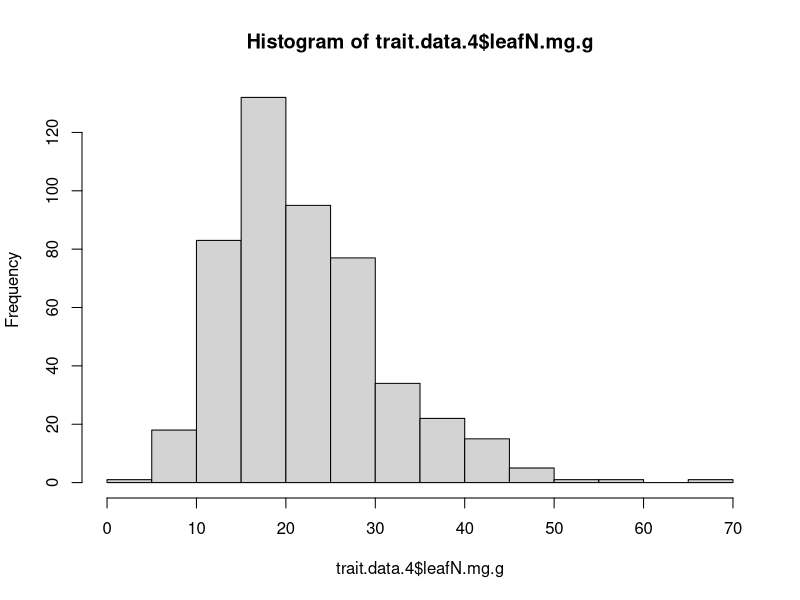
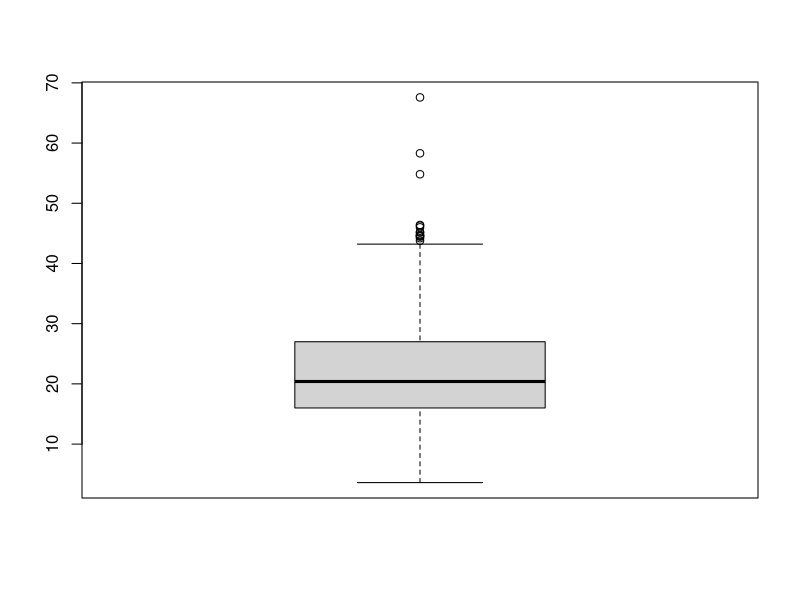
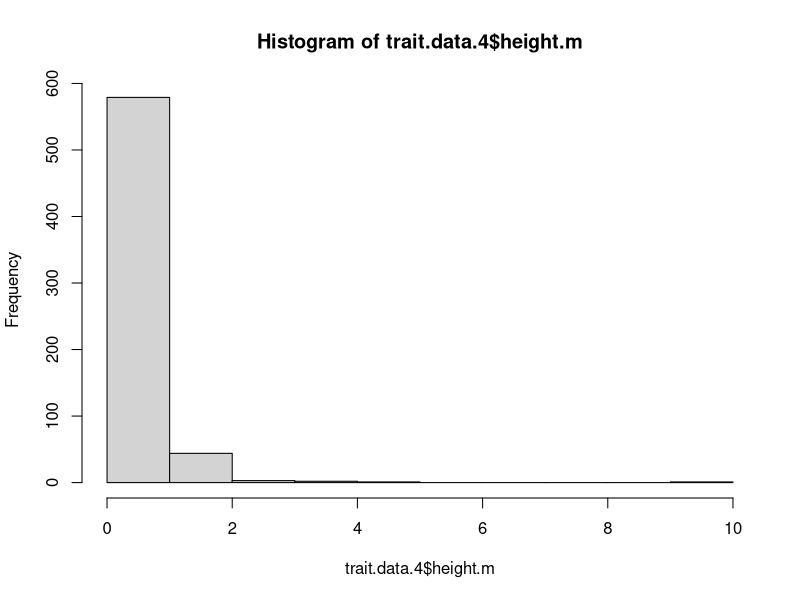
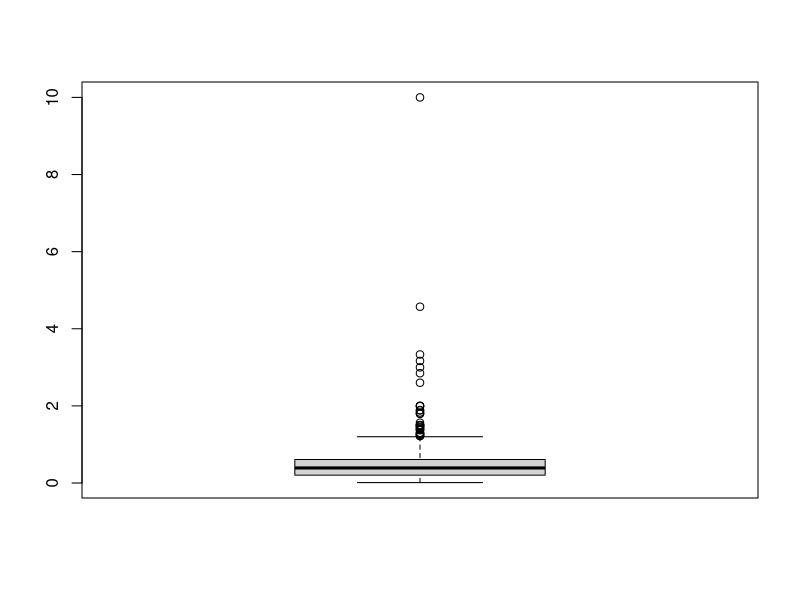
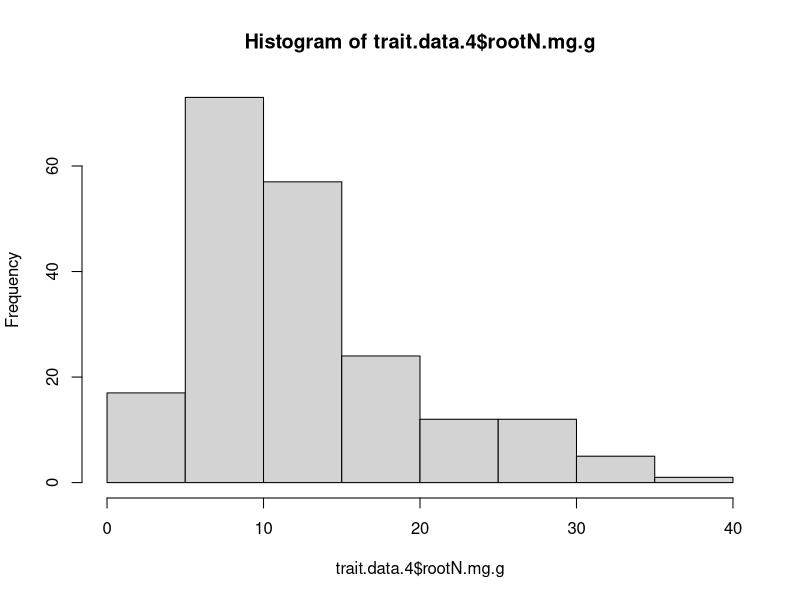
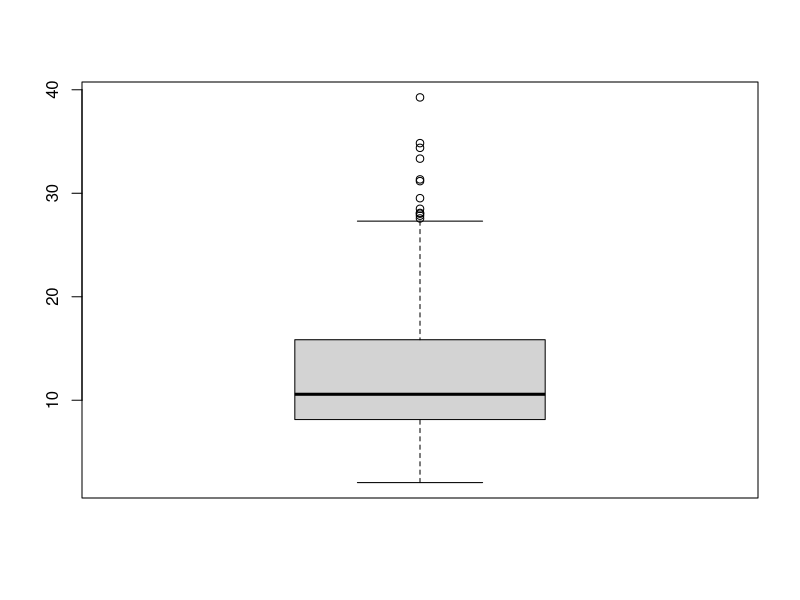
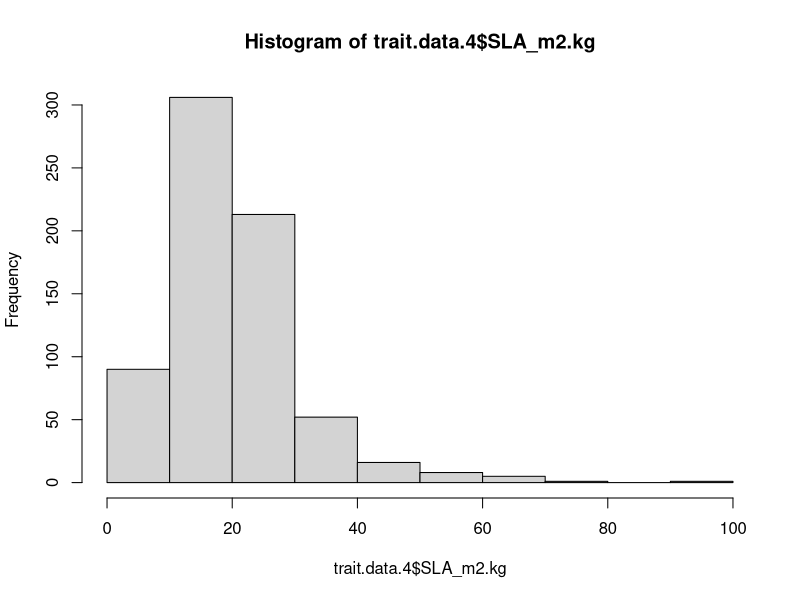
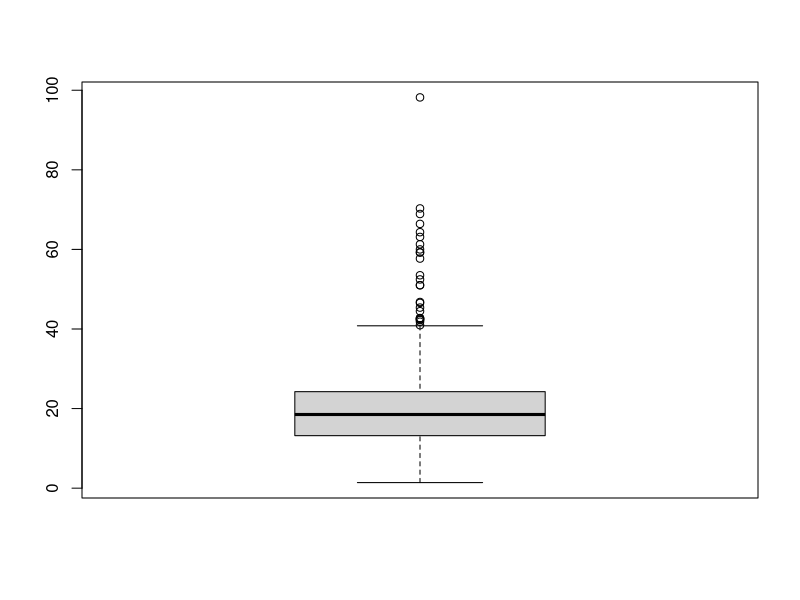

Write the R code that produced these figures, in order.
# Script to prep trait data for analyses

# load libraries
library(tidyverse)
library(corrplot)

# read in full data frame 
trait.data = read.csv("./Raw.Data/trait.species.BACI.final.csv")

# subset traits to only those of interest
trait.data.2 = trait.data[,c(1:9,14:16)]

# subset out woody species and trees from local_lifeform

trait.data.3 = subset(trait.data.2, !trait.data.2$functional_group == "WOODY")
trait.data.3 = subset(trait.data.3, !trait.data.3$local_lifeform == "TREE")

# BACI analysis:
# 244 new species, 29 removed because TREE or WOODY, 1 FERN removed, 4 CACTUS removed
# these were removed prior to adding species and traits to the end of trait.data
# 210 total new species added (if traits available)

# subset for species with SLA
trait.data.4 = subset(trait.data.3, trait.data.3$SLA_m2.kg > 0 ) # 692 taxon

#write.csv(trait.data.4, file = "./Formatted.Data/BACI.traits.no.woody.SLA.csv")

#### checking for outliers ####
# all outliers removed manually from traits.no.woody.SLA.csv and 
# made new file BACI.traits.no.woody.SLA.no.outlier.csv

hist(trait.data.4$leafN.mg.g)
boxplot(trait.data.4$leafN.mg.g)
mean = mean(trait.data.4$leafN.mg.g, na.rm = TRUE)
std = sd(trait.data.4$leafN.mg.g, na.rm = TRUE)
Tmin = mean-(3*std)
Tmax = mean+(3*std)
sort(trait.data.4$leafN.mg.g[which(trait.data.4$leafN.mg.g <Tmin | trait.data.4$leafN.mg.g > Tmax)])
# removed leafN 54.82000 58.30000 67.58333
# percent removed 
table(is.na(trait.data.4$leafN.mg.g))
692-207
3/485*100 #0.62%

hist(trait.data.4$height.m)
boxplot(trait.data.4$height.m)
mean = mean(trait.data.4$height.m, na.rm = TRUE)
std = sd(trait.data.4$height.m, na.rm = TRUE)
Tmin = mean-(3*std)
Tmax = mean+(3*std)
sort(trait.data.4$height.m[which(trait.data.4$height.m <Tmin | trait.data.4$height.m > Tmax)])
# removed height 2.600709 - 10
# percent removed 
table(is.na(trait.data.4$height.m))
692-62
7/630*100 #1.11%

hist(trait.data.4$rootN.mg.g)
boxplot(trait.data.4$rootN.mg.g)
mean = mean(trait.data.4$rootN.mg.g, na.rm = TRUE)
std = sd(trait.data.4$rootN.mg.g, na.rm = TRUE)
Tmin = mean-(3*std)
Tmax = mean+(3*std)
sort(trait.data.4$rootN.mg.g[which(trait.data.4$rootN.mg.g <Tmin | trait.data.4$rootN.mg.g > Tmax)])
# remove rootN 34.39000 34.84397 39.26274
# percent removed 
table(is.na(trait.data.4$rootN.mg.g))
692-490
3/202*100 #1.49%

hist(trait.data.4$SLA_m2.kg)
boxplot(trait.data.4$SLA_m2.kg)
mean = mean(trait.data.4$SLA_m2.kg, na.rm = TRUE)
std = sd(trait.data.4$SLA_m2.kg, na.rm = TRUE)
Tmin = mean-(3*std)
Tmax = mean+(3*std)
sort(trait.data.4$SLA_m2.kg[which(trait.data.4$SLA_m2.kg <Tmin | trait.data.4$SLA_m2.kg > Tmax)])
# remove SLA 52.45601 - 98.20000
# percent removed 
table(is.na(trait.data.4$SLA_m2.kg))
13/692*100 #1.88%

hist(trait.data.4$root.depth_m)
boxplot(trait.data.4$root.depth_m)
mean = mean(trait.data.4$root.depth_m, na.rm = TRUE)
std = sd(trait.data.4$root.depth_m, na.rm = TRUE)
Tmin = mean-(3*std)
Tmax = mean+(3*std)
sort(trait.data.4$root.depth_m[which(trait.data.4$root.depth_m <Tmin | trait.data.4$root.depth_m > Tmax)])
# remove depth 2.500000 - 3.828571
# percent removed 
table(is.na(trait.data.4$root.depth_m))
692-353
9/339*100 #2.65%

hist(trait.data.4$RTD.g.cm3)
boxplot(trait.data.4$RTD.g.cm3)
mean = mean(trait.data.4$RTD.g.cm3, na.rm = TRUE)
std = sd(trait.data.4$RTD.g.cm3, na.rm = TRUE)
Tmin = mean-(3*std)
Tmax = mean+(3*std)
sort(trait.data.4$RTD.g.cm3[which(trait.data.4$RTD.g.cm3 <Tmin | trait.data.4$RTD.g.cm3 > Tmax)])
# remove RTD 0.7839500 - 0.9167417
# percent removed 
table(is.na(trait.data.4$RTD.g.cm3))
692-458
3/234*100 #1.28%

hist(trait.data.4$SRL_m.g)
boxplot(trait.data.4$SRL_m.g)
mean = mean(trait.data.4$SRL_m.g, na.rm = TRUE)
std = sd(trait.data.4$SRL_m.g, na.rm = TRUE)
Tmin = mean-(3*std)
Tmax = mean+(3*std)
sort(trait.data.4$SRL_m.g[which(trait.data.4$SRL_m.g <Tmin | trait.data.4$SRL_m.g > Tmax)])
# remove SRL 652.6000 - 929.9185
# percent removed 
table(is.na(trait.data.4$SRL_m.g))
692-380
7/312*100 #2.24%

hist(trait.data.4$rootDiam.mm)
boxplot(trait.data.4$rootDiam.mm)
mean = mean(trait.data.4$rootDiam.mm, na.rm = TRUE)
std = sd(trait.data.4$rootDiam.mm, na.rm = TRUE)
Tmin = mean-(3*std)
Tmax = mean+(3*std)
sort(trait.data.4$rootDiam.mm[which(trait.data.4$rootDiam.mm <Tmin | trait.data.4$rootDiam.mm > Tmax)])
# remove diam 1.242171 - 2.015308
# percent removed 
table(is.na(trait.data.4$rootDiam.mm))
692-387
9/305*100 #2.95%

#### read in new trait data without outliers and cover data ####

trait.data.new = read.csv("./Formatted.Data/BACI.traits.no.woody.SLA.no.outlier.csv", row.names = 1)
cover.data = read.csv("./Formatted.Data/BACI.data.final.csv", row.names = 1)

# merge trait data and cover data

all.data = merge(cover.data, trait.data.new, by="Taxon") 
# 692 species from 1234 data points from 83 sites

# write.csv(all.data, file = "./Formatted.Data/BACI.all.data.csv")

#### data set split by lifespan ####
# need to read out data and fix the lifespan to particular sites since 
# some species have different lifespan at different sites

all.data.ls = read.csv("./Formatted.Data/BACI.all.data.metadata.csv", row.names = 1)
table(all.data.ls$local_lifespan)
# 890 perennial, 292 annual

annual.data = subset(all.data.ls, all.data.ls$local_lifespan == "ANNUAL")
# 292 data points from 168 species

perennial.data = subset(all.data.ls, all.data.ls$local_lifespan == "PERENNIAL") 
# 692 data points of 500 species

table(all.data.ls$functional_group)
# 675 forb, 47 graminoid, 392 grass, 120 legume

grass = subset(all.data.ls, all.data.ls$functional_group == "GRASS") 
# 392 data points of 196 species

table(grass$local_lifespan)
# 73 annuals, 310 perennials

forb = subset(all.data.ls, all.data.ls$functional_group == "FORB")
# 675 data points of 400 species

# grass.annuals
grass.annual = subset(grass, grass$local_lifespan == "ANNUAL")
# 73 data points of 33 species

# grass.perennial
grass.perennial = subset(grass, grass$local_lifespan == "PERENNIAL")
# 310 data points of 159 species

#### write out the files ####

#write.csv(all.data, file = "./Formatted.Data/BACI.all.data.csv")
#write.csv(annual.data, file = "./Formatted.Data/BACI.annual.data.csv")
#write.csv(forb, file = "./Formatted.Data/BACI.forb.csv")
#write.csv(grass, file = "./Formatted.Data/BACI.grass.csv")
#write.csv(perennial.data, file = "./Formatted.Data/BACI.perennial.data.csv")
